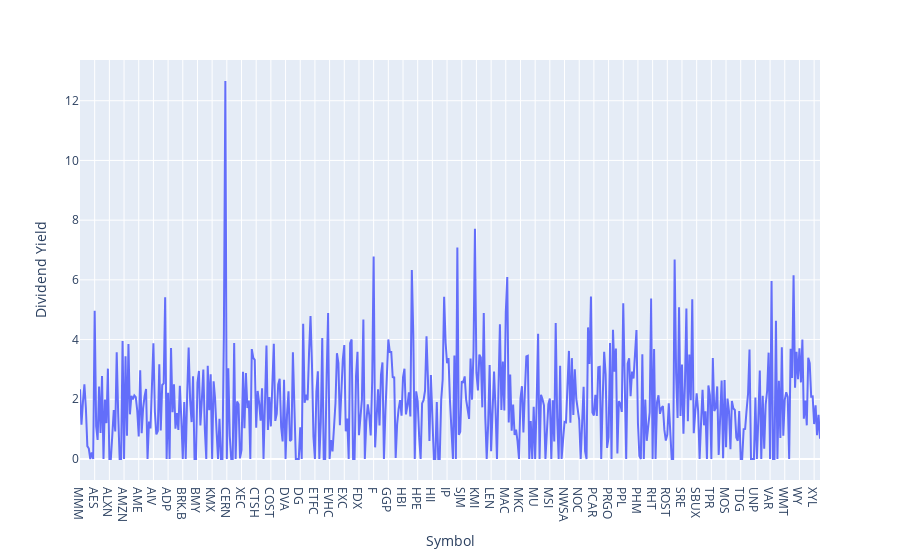

Notebook code cell kept with this figure:
### Code cell
fig = px.line(df, x = 'Symbol', y = 'Dividend Yield')
fig.show()

### Figure 1 — Plotly figure (JSON) as saved in the notebook; plotly's stock layout.template omitted (floating-point values rounded to 4 significant figures; data arrays with more than 128 entries replaced by an {"elided": "..."} marker saying what was removed)
{"data": [{"hovertemplate": "Symbol=%{x}<br>Dividend Yield=%{y}<extra></extra>", "legendgroup": "", "line": {"color": "#636efa", "dash": "solid"}, "marker": {"symbol": "circle"}, "mode": "lines", "name": "", "orientation": "v", "showlegend": false, "type": "scatter", "x": {"elided": "505 str values"}, "xaxis": "x", "y": {"elided": "505 float values"}, "yaxis": "y"}], "layout": {"legend": {"tracegroupgap": 0}, "margin": {"t": 60}, "xaxis": {"anchor": "y", "domain": [0, 1], "title": {"text": "Symbol"}}, "yaxis": {"anchor": "x", "domain": [0, 1], "title": {"text": "Dividend Yield"}}}}
